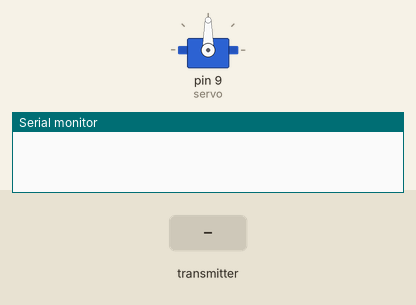
Bench run of a sketch on a simulated Arduino Uno, built with avr-gcc and run on an emulated ATmega328P. Shown: servo, the last lines printed to the serial monitor. Inputs (shaded band) come from the test bench. No radio packets arrive unless stated.

Above: at 1.2 s.
1.3 s: the transmitter starts sending potval = 0
At 1.8 s:
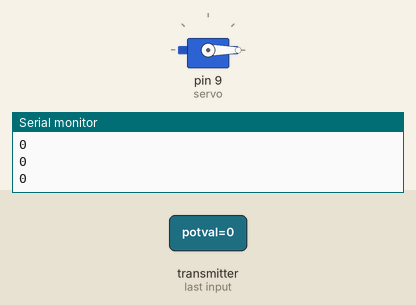
2.8 s: the transmitter starts sending potval = 256
At 4.0 s:
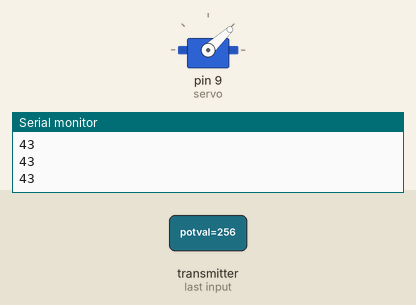
4.3 s: the transmitter starts sending potval = 1023
At 5.3 s:
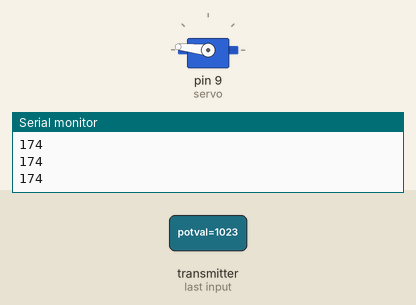
Timing chart, 0 to 7.3 s (numbered marks = the images above; inputs shaded):
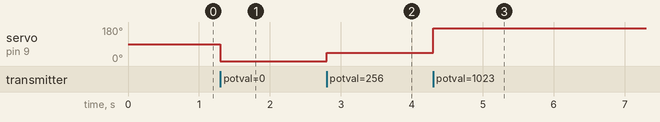

The sketch:

Receiver.ino
```cpp
#include <SPI.h>
#include <RF24.h>
#include <nRF24L01.h>
#include <Servo.h>
Servo servo;
RF24 radio(7,8);

const byte address[6] = "00001";

int spos;

void setup() {
  // put your setup code here, to run once:
  Serial.begin(9600);
  radio.begin();
  radio.openReadingPipe(0, address);
  radio.setPALevel(RF24_PA_MIN);
  radio.startListening();

  servo.attach(9);
}

void loop() {
  // put your main code here, to run repeatedly:
  if (radio.available()) {
    int potval = "";
    radio.read(&potval, sizeof(potval));
    spos = map(potval, 0,1053,0,180);
    Serial.println(spos);
    if ( 90 < spos <80) {
      servo.write(spos);
    }
  }
}
```

Measured:
- after the input at 1.3 s, servo on pin 9 (servo): 90° → 0° at once
- after the input at 2.8 s, servo on pin 9 (servo): 0° → 43° at once
- after the input at 4.3 s, servo on pin 9 (servo): 43° → 174° at once
